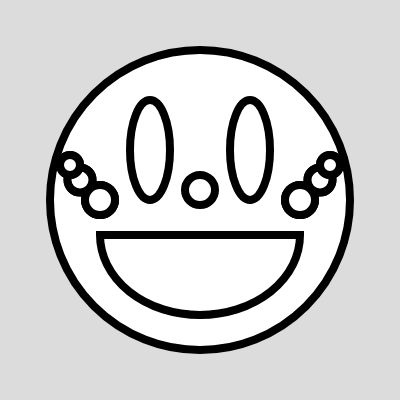
Frame 1 (no input)
Frame 60 (no input): identical to frame 1, image omitted
Frame 120 (the mouse pressed at the canvas centre since frame 60): identical to frame 1, image omitted

The p5.js sketch that drew this single still picture (run headless with seeded random() and noise() and a simulated clock; from frame 60 on, the mouse is pressed at the canvas centre):

// p5.js sketch
// ── sketch.js


function setup() {
  createCanvas(400, 400);
  angleMode(DEGREES);
  strokeWeight(8);
}

function draw() {
  background(220);
  drawHead();
  drawEyes();
  drawMouth();
  cheeks(100, 200, 30);
  cheeks(320, 180, 25);
  cheeks(330, 165, 20);
  
  cheeks(300, 200, 30);
  cheeks(80, 180, 25);
  cheeks(70, 165, 20);
  nose ();
}

function drawEyes() {
  fill(255)
  ellipse(150, 150, 40, 100);
  ellipse(250, 150, 40, 100);
}

function drawMouth() {
  arc(200, 235, 200, 160, 0, 180, CHORD);
}

function drawHead() {
  circle(200, 200, 300);
}

function cheeks(x,y, size){
  
circle(x, y, size);
circle(x, y, size);
  
}
function nose (){
  circle (200, 190, 30)
}
